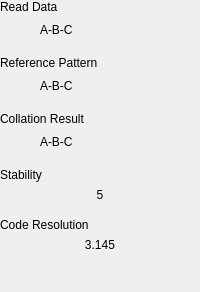
                          <widget class="QWidget" name="tab_setupTool_1_ModGuiMain">
                           <attribute name="title">
                            <string>Tab 1</string>
                           </attribute>
                           <layout class="QVBoxLayout" name="verticalLayout_12">
                            <property name="leftMargin">
                             <number>0</number>
                            </property>
                            <property name="topMargin">
                             <number>0</number>
                            </property>
                            <property name="rightMargin">
                             <number>0</number>
                            </property>
                            <property name="bottomMargin">
                             <number>0</number>
                            </property>
                            <item>
                             <layout class="QVBoxLayout" name="v_tabWidget_setupTool_1">
                              <item>
                               <widget class="QLabel" name="label_tab1_ReadData">
                                <property name="text">
                                 <string>Read Data</string>
                                </property>
                               </widget>
                              </item>
                              <item>
                               <layout class="QHBoxLayout" name="horizontalLayout_19">
                                <item>
                                 <spacer name="horizontalSpacer_10">
                                  <property name="orientation">
                                   <enum>Qt::Horizontal</enum>
                                  </property>
                                  <property name="sizeType">
                                   <enum>QSizePolicy::Fixed</enum>
                                  </property>
                                  <property name="sizeHint" stdset="0">
                                   <size>
                                    <width>40</width>
                                    <height>20</height>
                                   </size>
                                  </property>
                                 </spacer>
                                </item>
                                <item>
                                 <widget class="QLabel" name="label_tab1_showDataReaded">
                                  <property name="text">
                                   <string>A-B-C</string>
                                  </property>
                                 </widget>
                                </item>
                               </layout>
                              </item>
                              <item>
                               <spacer name="verticalSpacer_8">
                                <property name="orientation">
                                 <enum>Qt::Vertical</enum>
                                </property>
                                <property name="sizeType">
                                 <enum>QSizePolicy::Fixed</enum>
                                </property>
                                <property name="sizeHint" stdset="0">
                                 <size>
                                  <width>20</width>
                                  <height>10</height>
                                 </size>
                                </property>
                               </spacer>
                              </item>
                              <item>
                               <widget class="QLabel" name="label_tab1_ReferencePattern">
                                <property name="text">
                                 <string>Reference Pattern</string>
                                </property>
                               </widget>
                              </item>
                              <item>
                               <layout class="QHBoxLayout" name="horizontalLayout_20">
                                <item>
                                 <spacer name="horizontalSpacer_9">
                                  <property name="orientation">
                                   <enum>Qt::Horizontal</enum>
                                  </property>
                                  <property name="sizeType">
                                   <enum>QSizePolicy::Fixed</enum>
                                  </property>
                                  <property name="sizeHint" stdset="0">
                                   <size>
                                    <width>40</width>
                                    <height>20</height>
                                   </size>
                                  </property>
                                 </spacer>
                                </item>
                                <item>
                                 <widget class="QLabel" name="label_tab1_showDataReferen">
                                  <property name="text">
                                   <string>A-B-C</string>
                                  </property>
                                 </widget>
                                </item>
                               </layout>
                              </item>
                              <item>
                               <spacer name="verticalSpacer_9">
                                <property name="orientation">
                                 <enum>Qt::Vertical</enum>
                                </property>
                                <property name="sizeType">
                                 <enum>QSizePolicy::Fixed</enum>
                                </property>
                                <property name="sizeHint" stdset="0">
                                 <size>
                                  <width>20</width>
                                  <height>10</height>
                                 </size>
                                </property>
                               </spacer>
                              </item>
                              <item>
                               <widget class="QLabel" name="label_tab1_CollationResult">
                                <property name="text">
                                 <string>Collation Result</string>
                                </property>
                               </widget>
                              </item>
                              <item>
                               <layout class="QHBoxLayout" name="horizontalLayout_21">
                                <item>
                                 <spacer name="horizontalSpacer_8">
                                  <property name="orientation">
                                   <enum>Qt::Horizontal</enum>
                                  </property>
                                  <property name="sizeType">
                                   <enum>QSizePolicy::Fixed</enum>
                                  </property>
                                  <property name="sizeHint" stdset="0">
                                   <size>
                                    <width>40</width>
                                    <height>20</height>
                                   </size>
                                  </property>
                                 </spacer>
                                </item>
                                <item>
                                 <widget class="QLabel" name="label_tab1_showResultCollation">
                                  <property name="text">
                                   <string>A-B-C</string>
                                  </property>
                                 </widget>
                                </item>
                               </layout>
                              </item>
                              <item>
                               <spacer name="verticalSpacer_10">
                                <property name="orientation">
                                 <enum>Qt::Vertical</enum>
                                </property>
                                <property name="sizeType">
                                 <enum>QSizePolicy::Fixed</enum>
                                </property>
                                <property name="sizeHint" stdset="0">
                                 <size>
                                  <width>20</width>
                                  <height>10</height>
                                 </size>
                                </property>
                               </spacer>
                              </item>
                              <item>
                               <widget class="QLabel" name="label_tab1_Stability">
                                <property name="text">
                                 <string>Stability</string>
                                </property>
                               </widget>
                              </item>
                              <item>
                               <layout class="QHBoxLayout" name="horizontalLayout_22">
                                <item>
                                 <widget class="QLabel" name="label_tab1_showStability">
                                  <property name="text">
                                   <string>5</string>
                                  </property>
                                  <property name="alignment">
                                   <set>Qt::AlignCenter</set>
                                  </property>
                                 </widget>
                                </item>
                               </layout>
                              </item>
                              <item>
                               <spacer name="verticalSpacer_11">
                                <property name="orientation">
                                 <enum>Qt::Vertical</enum>
                                </property>
                                <property name="sizeType">
                                 <enum>QSizePolicy::Fixed</enum>
                                </property>
                                <property name="sizeHint" stdset="0">
                                 <size>
                                  <width>20</width>
                                  <height>10</height>
                                 </size>
                                </property>
                               </spacer>
                              </item>
                              <item>
                               <widget class="QLabel" name="label_tab1_CodeResolution">
                                <property name="text">
                                 <string>Code Resolution</string>
                                </property>
                               </widget>
                              </item>
                              <item>
                               <layout class="QHBoxLayout" name="horizontalLayout_23">
                                <item>
                                 <widget class="QLabel" name="label_tab1showResolutionCode">
                                  <property name="text">
                                   <string>3.145</string>
                                  </property>
                                  <property name="alignment">
                                   <set>Qt::AlignCenter</set>
                                  </property>
                                 </widget>
                                </item>
                               </layout>
                              </item>
                              <item>
                               <spacer name="verticalSpacer_7">
                                <property name="orientation">
                                 <enum>Qt::Vertical</enum>
                                </property>
                                <property name="sizeType">
                                 <enum>QSizePolicy::Expanding</enum>
                                </property>
                                <property name="sizeHint" stdset="0">
                                 <size>
                                  <width>20</width>
                                  <height>40</height>
                                 </size>
                                </property>
                               </spacer>
                              </item>
                             </layout>
                            </item>
                           </layout>
                          </widget>
